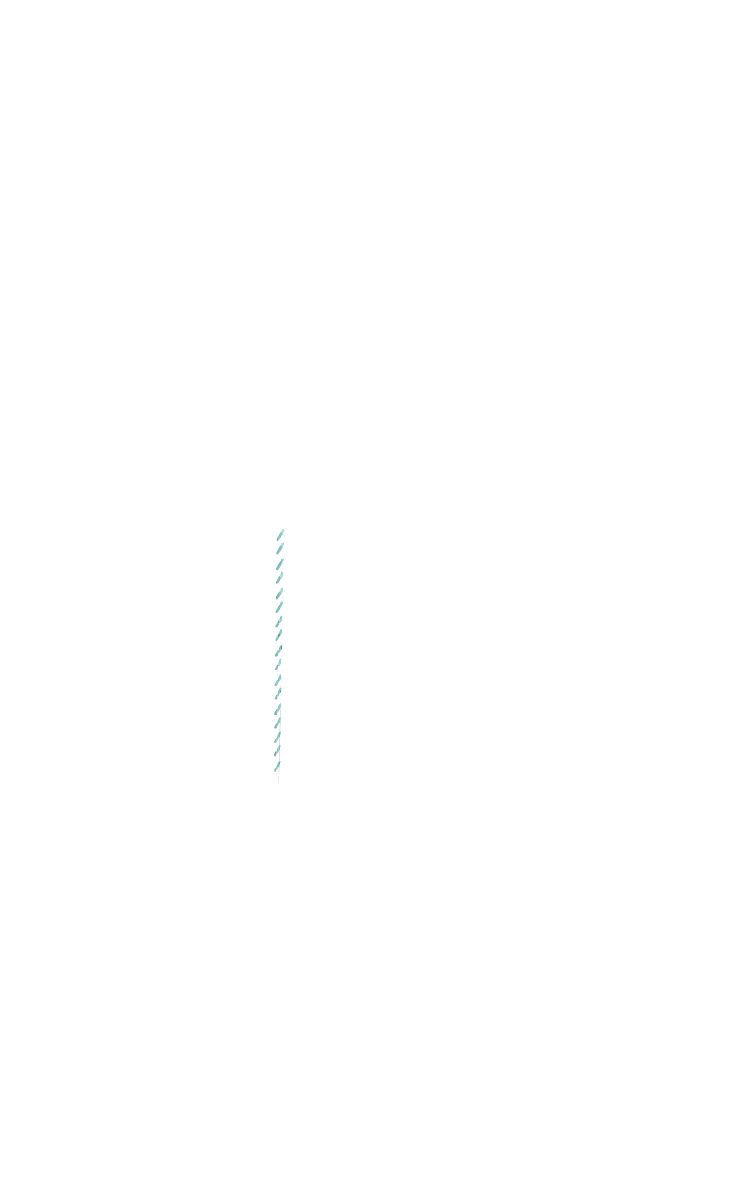
#> input picture art/beam-tower/beam-tower-lights.webp, 2955 x 4800 px (shown at 1/4 size)
$ python -i logo_assets.py   (imports and definitions only)
#> lines starting #> are read from the running program, lines starting #| are printed output that depends on the picture; after the words box and inside, x2 and y2 are one past the last pixel; in counts of white or black regions, pixels touching at a corner belong together
#> further down, picture is the input picture: PIL image 2955x4800 RGBA; mean R, G, B, A 0.2, 0.2, 0.2, 0.1
"""Game and studio logos, prepared for drawing onto the career grid.

The fifteen files in logos/ come from wildly different sources: raster
wordmarks lifted from box art, Illustrator vector exports, and two "badge"
logos that carry an opaque metal plate. Three problems have to be solved
before any of them can sit on the grid's near-black ground:

1. Several vector marks are drawn in pure black -- 343 Industries and Halo
   Studios declare fill:#000000, Campaign Evolved uses #213235, and Bungie's
   wordmark carries no fill at all and so inherits the black default. A black
   mark on #0a0e14 is invisible. These are single-ink marks, the kind a brand
   guide ships in both black and white, so they are drawn in the light ink
   instead of being recoloured into something the brand never uses. RELIGHT
   lifts only the dark, unsaturated pixels, which leaves Bungie's blue dot and
   silver arc alone.

2. Combat Evolved and its Anniversary are badges: their alpha channel is a
   filled ellipse (73% opaque, against ~20-33% for every other logo), so the
   plate is part of the artwork. LUMA_KEY lifts the bright wordmark off the
   dark plate.

3. Every logo carries its own transparent margin, so fitting them raw into a
   fixed box gives each a different optical weight. Every logo is trimmed to
   its own ink before being fitted.

SVGs are rasterised through Chromium: it is the only rasteriser installed
(cairosvg, rsvg-convert and inkscape are all absent), and it is already a
dependency of the poster export. Results are cached under render/.logocache/
keyed by source mtime and target width, so a re-render costs nothing.
"""
from __future__ import annotations

import base64
import csv
import io
import json
from pathlib import Path

import numpy as np
from PIL import Image

ROOT = Path(__file__).resolve().parents[1]
LOGO_DIR = ROOT / "art" / "logos"
CACHE_DIR = ROOT / "render" / ".logocache"

AS_IS = "as-is"          # full-colour artwork, drawn untouched
RELIGHT = "relight"      # lift dark unsaturated ink to light; keep colour
LUMA_KEY = "luma-key"    # lift the bright wordmark off an opaque plate
INFINITE_BALANCE = "infinite-balance"  # brighten INFINITE to match HALO

LIGHT_INK = (232, 238, 245)

# game_id -> (filename, treatment)
# Raw, every one of them. The transparency is already correct in the files;
# the luma key was inventing a problem and then solving it badly -- on Combat
# Evolved it threw away the entire metal badge and left the lettering
# floating, which is not the logo.
#
# Campaign Evolved is the single exception and it is not a treatment: its
# artwork is flat #213235 with no bright ink anywhere (median AND 95th
# percentile both measure 45 against a ground of 13), so drawn raw it is
# invisible rather than dark. It is a single-ink vector, the kind that ships
# in a light variant, and that is what RELIGHT produces.
GAME_LOGOS = {
    "halo-ce": ("HaloCombatEvolved.webp", AS_IS),
    "halo-2": ("Halo_2_Logo_29.webp", AS_IS),
    "halo-3": ("Halo3.webp", AS_IS),
    "halo-3-odst": ("Halo3ODST.webp", AS_IS),
    # Genuinely unsaturated grey art (R~G~B, saturation range ~2), not a
    # deliberate flat dark colour -- the same case RELIGHT exists for, and
    # it lifted mean luma from 94.6 to 139.2, in line with Halo 4's 136.5.
    "halo-reach": ("HaloReach.webp", RELIGHT),
    "halo-cea": ("HaloCombatEvolvedAnniversary.webp", AS_IS),
    "halo-4": ("Halo4.webp", AS_IS),
    "halo-mcc": ("HaloTMCC_2014.webp", AS_IS),
    "halo-5": ("Halo5Guardians.webp", AS_IS),
    "halo-mcc-post-2018": ("Halo_MCC_2019.webp", AS_IS),
    "halo-infinite": ("Halo_Infinite_Logo_Vector.svg", INFINITE_BALANCE),
    "halo-campaign-evolved": ("Halo_Campaign_Evolved_Logo_Vector.svg", RELIGHT),
}

STUDIO_LOGOS = {
    "Bungie": ("Bungie_Logo_-_Official.svg", RELIGHT),
    "343 Industries": ("343_Industries_logo.svg", RELIGHT),
    "Halo Studios": ("Halo_studios.svg", RELIGHT),
}

# The two badge logos sit on a metallic plate that has to be keyed out.
# 120-230 kept enough of the plate's mid-tones to leave a grey ghost of the
# ellipse around the wordmark; swept against both files, 190-250 drops the
# plate and keeps the lettering, which is the only part that should show.
LUMA_LO, LUMA_HI = 190, 250
# Relight gates on darkness, not on greyness. A first attempt gated on
# saturation and quietly did nothing for the two marks that needed it most:
# Campaign Evolved's #213235 and Infinite's #30435A are dark BLUES, saturation
# 0.38 and 0.47, so a "grey enough" test skipped them. Luma is the property
# that actually matters -- 45 and 64 against a #0a0e14 ground. The cut sits
# just under Bungie's blue dot (luma 122) and well under its silver arc (189),
# so both survive untouched.
RELIGHT_CUT = 125.0
RELIGHT_TARGET = 215.0


# [60 lines left out: functions _rasterise_svg, _load_raw, _relight, _luma_key, not called in this run]


def _trim(im: Image.Image) -> Image.Image:
    bbox = im.getbbox()
    return im.crop(bbox) if bbox else im


# [24 lines left out: functions prepare, data_uri, not called in this run]


def all_specs() -> dict[str, tuple[str, str]]:
    return {**{f"game:{k}": v for k, v in GAME_LOGOS.items()},
            **{f"studio:{k}": v for k, v in STUDIO_LOGOS.items()}}


# [24 lines not run here, left out]


# ----------------------------------------------------- aligning the marks

# [50 lines left out: functions load_alignment, prepare_aligned, not called in this run]


# ------------------------------------------------------- the Infinite split

def _split_halo_infinite(im: Image.Image):
    """Bounding boxes of "HALO" and "INFINITE" in the combined lockup, found
    by the widest vertical run of empty rows between them. None if the
    source doesn't look like two stacked words (so callers can fall back).
    """
    a = np.array(im)
    ink = a[..., 3] > 60
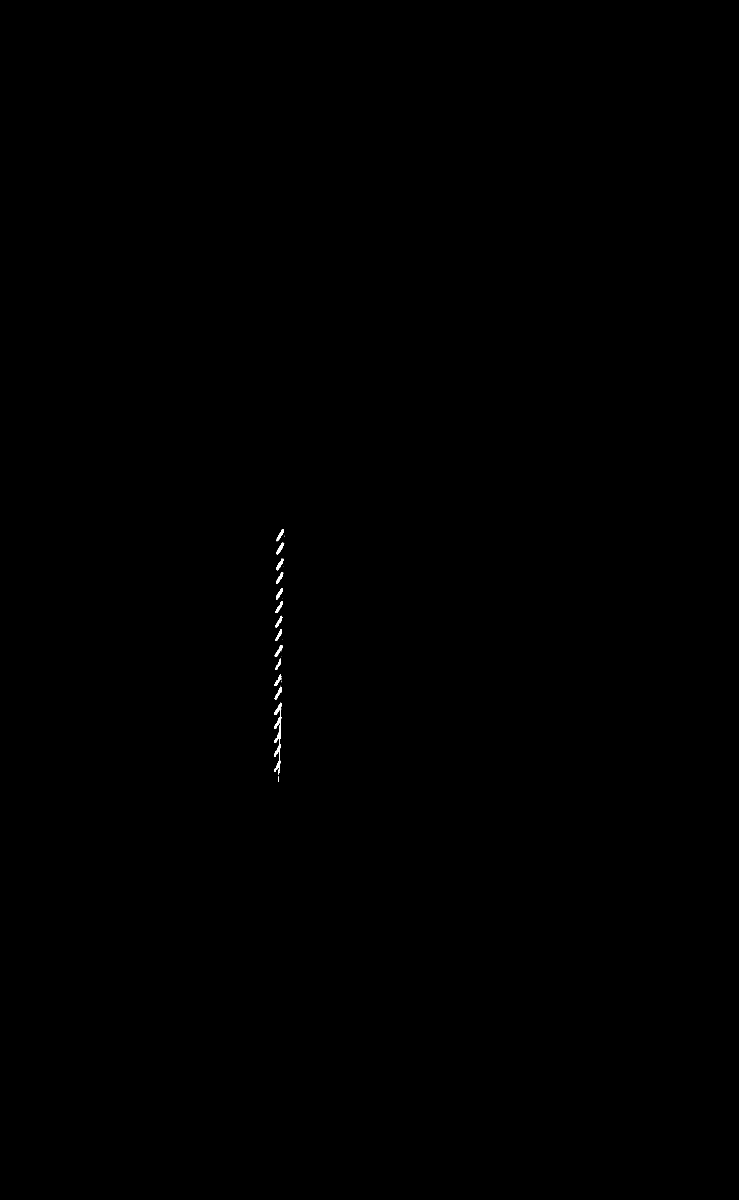
#> ink: shape (4800, 2955) bool (shown at 1/4 size); 0.06% white; 32 white regions (11 under 20 px), largest, box (x1, y1, x2, y2) and area: (1097, 2811, 1127, 3032) 1583, (1105, 2235, 1135, 2281) 511, (1106, 2171, 1135, 2218) 491
    rows = ink.sum(1)
#> rows = 4800 values, max 15 at index 2256, min 0 at index 0, mean 1.65
    nz = np.where(rows > 0)[0]
#> nz = 862 values from 2118 to 3125
    if len(nz) == 0:
        return None

    gaps, start = [], None
    for y in range(nz[0], nz[-1] + 1):
        empty = rows[y] == 0
        if empty and start is None:
            start = y
        elif not empty and start is not None:
            gaps.append((start, y)); start = None
#> this loop made 1008 passes
#> empty on passes 1 to 12: False, False, False, False, False, False, False, False, False, False, False, False
#> after the loop, gaps = [(2165, 2171), (2218, 2235), (2281, 2288), (2334, 2352), (2398, 2406), (2451, 2463), (2509, 2517), (2563, 2581), (2626, 2627), (2628, 2635), (2680, 2698), (2744, 2746), (2797, 2811), (3032, 3033), (3098, 3106), (3120, 3121)]
    if not gaps:
        return None
    gap0, gap1 = max(gaps, key=lambda g: g[1] - g[0])
#> gap0 = 2334; gap1 = 2352

    def bbox(mask):
        cols, rws = mask.any(0), mask.any(1)
        x0, x1 = np.where(cols)[0][[0, -1]]
#> x0 = 1104; x1 = 1137
        y0, y1 = np.where(rws)[0][[0, -1]]
#> y0 = 2118; y1 = 2333
        return int(x0), int(y0), int(x1) + 1, int(y1) + 1

    tx0, ty0, tx1, ty1 = bbox(ink[:gap0])
#> tx0 = 1104; ty0 = 2118; tx1 = 1138; ty1 = 2334
    bx0, by0, bx1, by1 = bbox(ink[gap1:])
#> bx0 = 1097; by0 = 0; bx1 = 1132; by1 = 774
    by0, by1 = by0 + gap1, by1 + gap1
#> by0 = 2352; by1 = 3126
    return (tx0, ty0, tx1, ty1), (bx0, by0, bx1, by1)


def _mean_luma(crop: Image.Image):
    arr = np.array(crop)
    opaque = arr[..., 3] > 60
    if not opaque.any():
        return None
    rgb = arr[..., :3][opaque].astype(float)
    return float((0.299 * rgb[:, 0] + 0.587 * rgb[:, 1]
                 + 0.114 * rgb[:, 2]).mean())


def _brighten_infinite_word(im: Image.Image) -> Image.Image:
    """INFINITE is drawn markedly dimmer than HALO in the source artwork
    itself (mean luma ~64 against HALO's ~173 -- both are flat, unshaded
    colour, not a gradient, so this is a real difference in the two words'
    own ink, not an artefact of measurement). Fine full-size on its own
    page; at logo scale next to a brighter HALO it just reads as too dark.

    Lifts just the INFINITE word's brightness to match HALO's, measured
    fresh each call rather than a fixed factor that would silently stop
    matching if the source art changes. Operates on the word IN PLACE, for
    callers that box-fit-scale the whole lockup rather than position the
    two words independently -- see prepare_infinite for that version.
    """
    from PIL import ImageEnhance

    split = _split_halo_infinite(im)
#> split = ((1104, 2118, 1138, 2334), (1097, 2352, 1132, 3126))
    if split is None:
        return im
    halo_box, inf_box = split
#> halo_box = (1104, 2118, 1138, 2334); inf_box = (1097, 2352, 1132, 3126)
    halo_luma, inf_luma = _mean_luma(im.crop(halo_box)), _mean_luma(im.crop(inf_box))
#> in _mean_luma, `arr = np.array(crop)`:
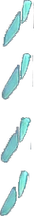
#> arr: shape (216, 34, 4); mean R, G, B, A 62.9, 83.2, 84.9, 59.8; transparent parts drawn white
#> in _mean_luma, `opaque = arr[..., 3] > 60`:
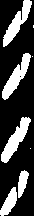
#> opaque: shape (216, 34) bool; 26.3% white; 8 white regions (3 under 20 px), largest, box (x1, y1, x2, y2) and area: (1, 117, 31, 163) 511, (2, 53, 31, 100) 491, (3, 0, 32, 47) 470, (0, 187, 17, 216) 263, (18, 170, 29, 198) 190
#> in _mean_luma, `rgb = arr[..., :3][opaque].astype(float)`: rgb = 1930 rows, first 8: [92, 120, 133], [136, 167, 170], [136, 167, 174], [149, 184, 193], [110, 155, 160], [75, 122, 124], [40, 73, 80], [121, 163, 170]
#> in _mean_luma (call 2), `arr = np.array(crop)`:
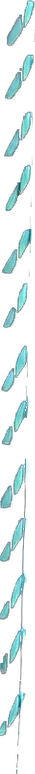
#> arr: shape (774, 35, 4); mean R, G, B, A 63.9, 82, 83.8, 49.5; transparent parts drawn white
#> in _mean_luma (call 2), `opaque = arr[..., 3] > 60`:
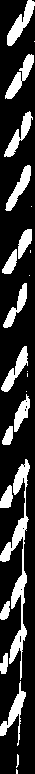
#> opaque: shape (774, 35) bool; 22% white; 24 white regions (8 under 20 px), largest, box (x1, y1, x2, y2) and area: (0, 459, 30, 680) 1583, (7, 0, 35, 46) 479, (0, 681, 26, 746) 467
#> halo_luma = 156.7; inf_luma = 154.8
    if not halo_luma or not inf_luma:
        return im
    factor = min(4.0, halo_luma / max(1e-6, inf_luma))
#> factor = 1.01
    brightened = ImageEnhance.Brightness(im.crop(inf_box)).enhance(factor)
    out = im.copy()
    out.paste(brightened, inf_box[:2], brightened)
    return out


# [60 lines left out: function prepare_infinite, not called in this run]

>>> from PIL import Image
>>> picture = Image.open('../art/beam-tower/beam-tower-lights.webp')
>>> result = _brighten_infinite_word(picture)
